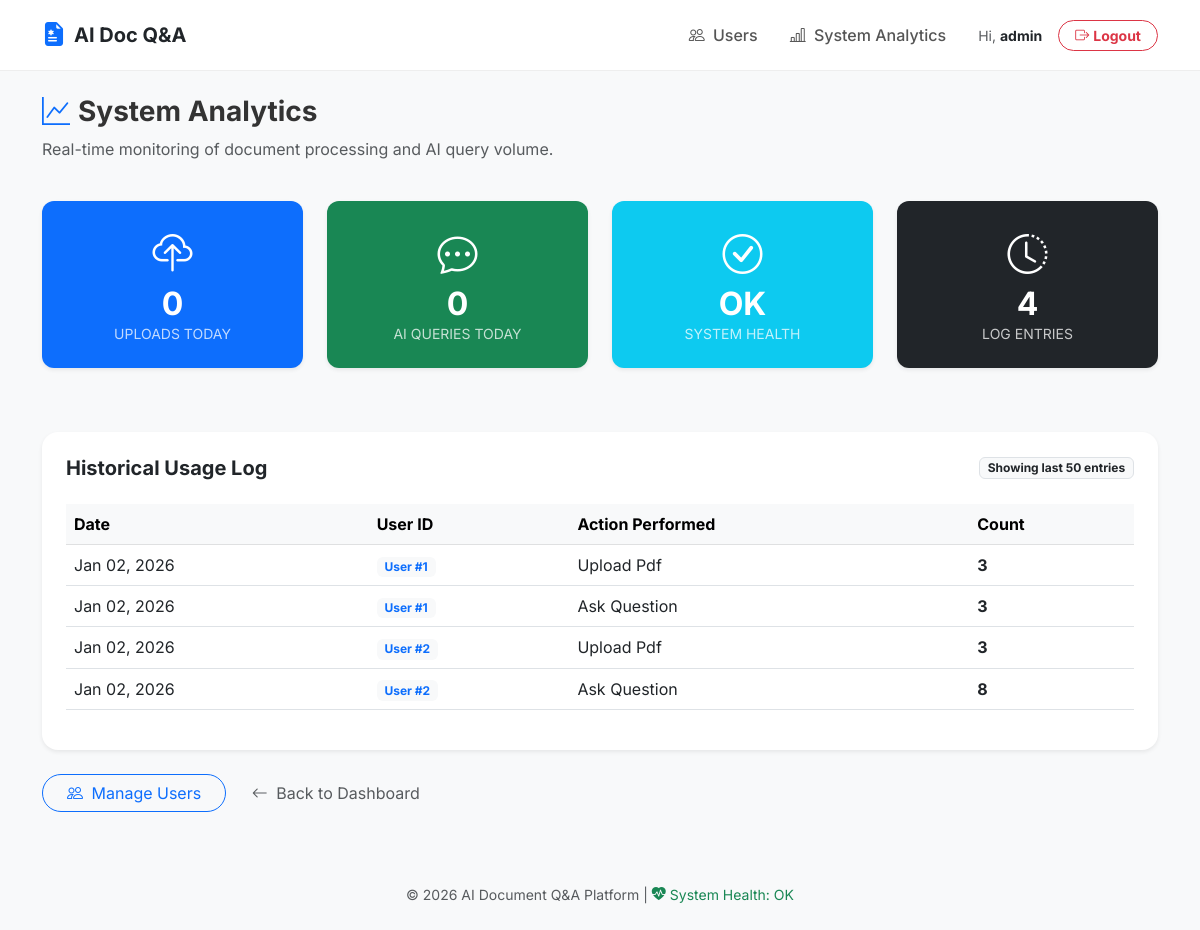
/admin/analytics (signed in), run on an earlier commit of the app's database.
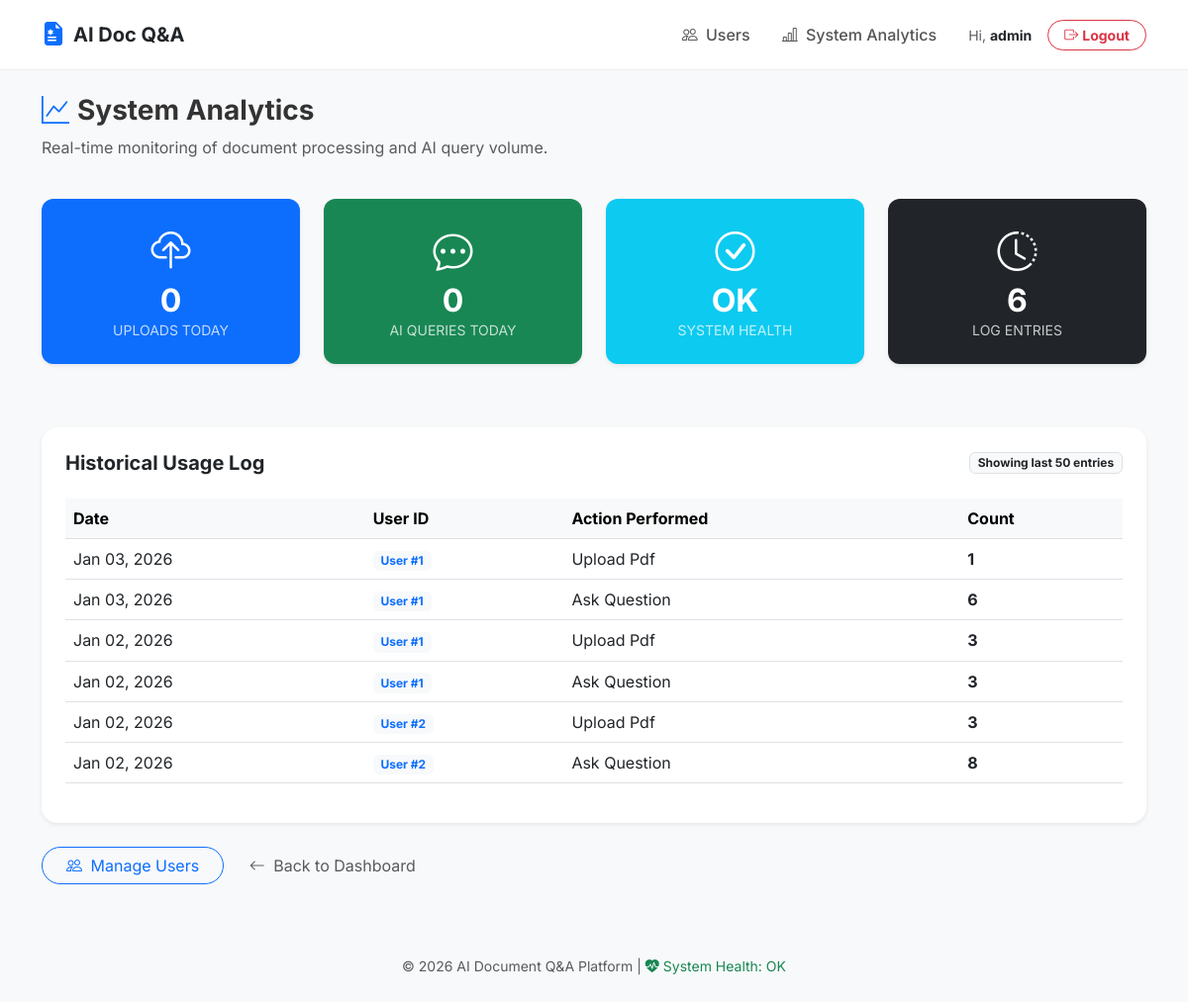
And on a later commit of the database.
### backend/models.py (models this page shows)
class UsageAnalytics(db.Model):
    id = db.Column(db.Integer, primary_key=True)
    user_id = db.Column(db.Integer, db.ForeignKey("user.id"), nullable=False)
    action = db.Column(db.String(50))  # "upload_pdf" | "ask_question"
    count = db.Column(db.Integer, default=1)
    day = db.Column(db.Date, default=date.today)

### backend/admin.py (the view)
@admin.route("/admin/analytics")
@login_required
def analytics():
    if current_user.role != 'admin':
        abort(403)
    today = date.today()
    global_stats = UsageAnalytics.query.filter_by(day=today).all()
    today_uploads = sum(s.count for s in global_stats if s.action == "upload_pdf")
    today_queries = sum(s.count for s in global_stats if s.action == "ask_question")
    all_time_stats = UsageAnalytics.query.order_by(UsageAnalytics.day.desc()).limit(50).all()
    return render_template(
        "admin_analytics.html",
        stats=all_time_stats,
        today_uploads=today_uploads,
        today_queries=today_queries
    )

### frontend/templates/admin_analytics.html (shortened to what this page needs)
{% extends "base.html" %}
{% block content %}
<div class="row mb-4">
    <div class="col">
        <h3 class="fw-bold"><i class="bi bi-graph-up text-primary me-2"></i>System Analytics</h3>
        <p class="text-muted">Real-time monitoring of document processing and AI query volume.</p>
    </div>
</div>
<div class="row mb-5">
    <div class="col-md-6 col-lg-3 mb-3">
        <div class="card shadow-sm border-0 bg-primary text-white h-100">
            <div class="card-body text-center p-4">
                <i class="bi bi-cloud-upload fs-1 mb-2"></i>
                <h2 class="fw-bold mb-0">{{ today_uploads }}</h2>
                <div class="small text-uppercase opacity-75">Uploads Today</div>
            </div>
        </div>
    </div>
    <div class="col-md-6 col-lg-3 mb-3">
        <div class="card shadow-sm border-0 bg-success text-white h-100">
            <div class="card-body text-center p-4">
                <i class="bi bi-chat-dots fs-1 mb-2"></i>
                <h2 class="fw-bold mb-0">{{ today_queries }}</h2>
                <div class="small text-uppercase opacity-75">AI Queries Today</div>
            </div>
        </div>
    </div>
    <div class="col-md-6 col-lg-3 mb-3">
        <div class="card shadow-sm border-0 bg-info text-white h-100">
            <div class="card-body text-center p-4">
                <i class="bi bi-check-circle fs-1 mb-2"></i>
                <h2 class="fw-bold mb-0">OK</h2>
                <div class="small text-uppercase opacity-75">System Health</div>
            </div>
        </div>
    </div>
    <div class="col-md-6 col-lg-3 mb-3">
        <div class="card shadow-sm border-0 bg-dark text-white h-100">
            <div class="card-body text-center p-4">
                <i class="bi bi-clock-history fs-1 mb-2"></i>
                <h2 class="fw-bold mb-0">{{ stats|length }}</h2>
                <div class="small text-uppercase opacity-75">Log Entries</div>
            </div>
        </div>
    </div>
</div>
<div class="card shadow-sm border-0 rounded-4">
    <div class="card-body p-4">
        <div class="d-flex justify-content-between align-items-center mb-4">
            <h5 class="fw-bold mb-0">Historical Usage Log</h5>
            <span class="badge bg-light text-dark border">Showing last 50 entries</span>
        </div>
        <div class="table-responsive">
            <table class="table table-hover align-middle">
                <thead class="table-light">
                    <tr>
                        <th>Date</th>
                        <th>User ID</th>
                        <th>Action Performed</th>
                        <th>Count</th>
                    </tr>
                </thead>
                <tbody>
                    {% for log in stats %}
                    <tr>
                        <td>{{ log.day.strftime('%b %d, %Y') }}</td>
                        <td><span class="badge bg-light text-primary">User #{{ log.user_id }}</span></td>
                        <td>
                            <span class="text-capitalize">
                                {{ log.action.replace('_', ' ') }}
                            </span>
                        </td>
                        <td>
                            <span class="fw-bold">{{ log.count }}</span>
                        </td>
                    </tr>
                    {% else %}
                    <tr>
                        <td colspan="4" class="text-center py-5 text-muted">No historical data available.</td>
                    </tr>
                    {% endfor %}
                </tbody>
            </table>
        </div>
    </div>
</div>
<div class="mt-4">
    <a href="/users" class="btn btn-outline-primary rounded-pill px-4 me-2">
        <i class="bi bi-people me-1"></i> Manage Users
    </a>
    <a href="/" class="btn btn-link text-decoration-none text-muted">
        <i class="bi bi-arrow-left me-1"></i> Back to Dashboard
    </a>
</div>
{% endblock %}

What changed in the data, as far as the page shows it:
added UsageAnalytics: day "Jan 03, 2026", user_id "1", action.replace "Upload Pdf", count "1"
added UsageAnalytics: day "Jan 03, 2026", user_id "1", action.replace "Ask Question", count "6"
Also different on the page:
{{ stats|length }}: "4" → "6"
